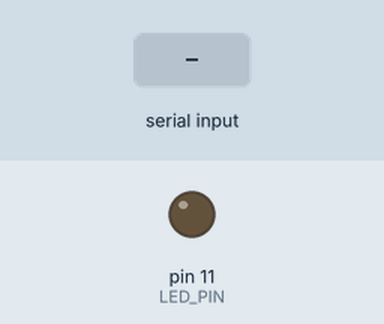
A sketch run on a simulated Arduino Uno, built with avr-gcc and run on an emulated ATmega328P. Shown: output pins drawn as LEDs (lit = HIGH). Dashed ring = blinking. Inputs (shaded band) come from the test bench. What the sketch prints to the serial monitor is not drawn.

Above: at 1.2 s.
1.3 s: "1" received over Serial
At 1.63 s:
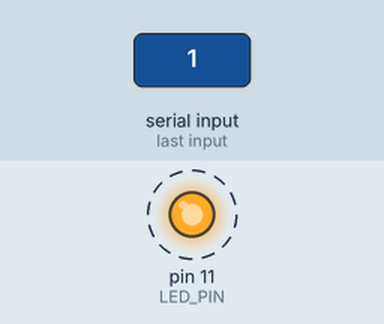
4.3 s: "0" received over Serial
At 4.3 s:
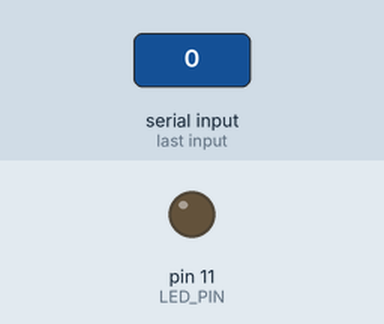
Timing chart, 0 to 7.3 s (numbered marks = the images above; inputs shaded):
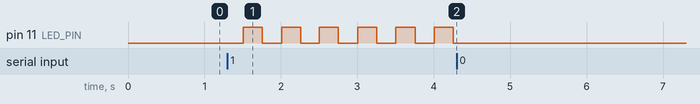

The sketch:

MA3_1.ino
```cpp
// Define Macros
#define LED_PIN (11)
#define PERIOD_100HZ (10)
#define PERIOD_10HZ (100)

// Declare State variables (for LED action
// and menu action)
bool LEDState = false;
char menuState = 'p';

unsigned long prevTimeA = 0;
unsigned long prevTimeB = 0;

int dutyCycle = 100;
int dutyScaled = 255;
int LEDPeriod = 500;
void setup() {
  // put your setup code here, to run once:
  // Initialize Serial Monitor
  Serial.begin(9600);
  // set up on board LED pin
  pinMode(LED_PIN, OUTPUT);
}

void loop() {
  // put your main code here, to run repeatedly:
  unsigned long currTime = millis();
  // 100hz wrrapper
  if ((currTime - prevTimeA) >= PERIOD_100HZ) {
    prevTimeA = currTime;

    // Check LED state (part A)
    if (LEDState && (currTime % LEDPeriod) < (LEDPeriod / 2)) {
      analogWrite(LED_PIN, dutyScaled);
    } else {
      analogWrite(LED_PIN, 0);
    }
  }
  // 10hz wrapper
  if ((currTime - prevTimeB) >= PERIOD_10HZ) {
    prevTimeB = currTime;

    // Check menu state (part B)
    if (menuState == 'p') {
      // Print menu
      PrintMenu();


      // Set menu state to menu 1;
      menuState = '1';
    }

    // Check data entered on Serial monitor
    if (Serial.available() > 0) {
      // Check if Menu 1 (the main menu) (Part C)
      if (menuState == '1') {
        // read input as a byte (also known as a char)
        char input = Serial.read();

        // Clear serial buffer
        ClearSerialBuffer();

        // check input
        if (input == '0') { // is input '0'?
          // set LED state to Off
          LEDState = false;
        } else if (input == '1') { // is input '1'?
          // set LED state to on
          LEDState = true;
        } else if (input == 'm') { // is input 'm'?
          // Set menu to print mode
          menuState = 'p';

        } else if (input == 'd') { // is input 'd'?
          // set state menu to menu 2
          menuState = '2';
          // print instructions
          Serial.println("Please enter the LED Duty Cycle (0 to 100)");

        } else { // else case, useful for debugging.
          Serial.println("input parser error");
        }
      } else if (menuState == '2') { // Check if menu 2 (the second menu) (Part D)
        // read input as int
        dutyCycle = Serial.parseInt();
        dutyCycle = constrain(dutyCycle, 0, 100);
        dutyScaled = map(dutyCycle, 0, 100, 0, 255);
        Serial.println("Duty cycle set to:");
        Serial.println(dutyCycle);
        PrintMenu();

        // clear serial buffer
        ClearSerialBuffer();

        // If delay time is negative, set delay time to 1000 ms
        // what does this do
        // delay never changes?
         if (LEDPeriod < 0 ){
          LEDPeriod = 2000;
         }

        // set menu state to 1
        menuState = '1';
      }
    }
  }
}

// Define PrintMenu Function
void PrintMenu(){
  Serial.println("Duty cycle is:");
  Serial.println(dutyCycle);
  Serial.println("Scaled Duty cycle is:");
  Serial.println(dutyScaled);
  Serial.println("Choose an option:");
  Serial.println("0 to turn LED off");
  Serial.println("1 to turn LED on");
  Serial.println("m to print menu");
  Serial.println("d to set duty cycle");
}

// Define ClearSerialBuffer Function
void ClearSerialBuffer(){
  while (Serial.available() > 0) {
    Serial.read();
  }
}
```

Measured:
- after the input at 1.3 s, pin 11 (LED_PIN): alternates HIGH for 0.25 s and LOW for 0.25 s, starting after 0.21 s
- after the input at 4.3 s, pin 11 (LED_PIN): stops changing and stays LOW
